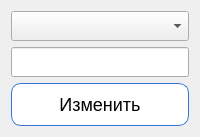
             <widget class="QWidget" name="Upd">
              <attribute name="title">
               <string>Изменить</string>
              </attribute>
              <layout class="QVBoxLayout" name="verticalLayout_15">
               <item>
                <widget class="QComboBox" name="choose_obj2">
                 <property name="minimumSize">
                  <size>
                   <width>0</width>
                   <height>30</height>
                  </size>
                 </property>
                 <property name="font">
                  <font>
                   <pointsize>10</pointsize>
                  </font>
                 </property>
                </widget>
               </item>
               <item>
                <widget class="QLineEdit" name="upd_line">
                 <property name="minimumSize">
                  <size>
                   <width>0</width>
                   <height>30</height>
                  </size>
                 </property>
                 <property name="font">
                  <font>
                   <pointsize>10</pointsize>
                  </font>
                 </property>
                </widget>
               </item>
               <item>
                <widget class="QPushButton" name="upd_but">
                 <property name="minimumSize">
                  <size>
                   <width>0</width>
                   <height>40</height>
                  </size>
                 </property>
                 <property name="maximumSize">
                  <size>
                   <width>16777215</width>
                   <height>16777215</height>
                  </size>
                 </property>
                 <property name="font">
                  <font>
                   <pointsize>-1</pointsize>
                   <weight>50</weight>
                   <bold>false</bold>
                  </font>
                 </property>
                 <property name="styleSheet">
                  <string notr="true">QPushButton {
    padding:10px;
    color: #fffff;
    font-size: 18px;
    border-radius: 10px;
    border: 1px solid #3873d9;
    background-color: white; }

QPushButton:hover{
	background-color: rgb(171, 211, 247);
	effect = QtWidgets.QGraphicsDropShadowEffect(QPushButton)
	effect.setOffset(0, 0)
	effect.setBlurRadius(20)
	effect.setColor(QColor(57, 219, 255))
	QPushButton.setGraphicsEffect(effect)
}</string>
                 </property>
                 <property name="text">
                  <string>Изменить</string>
                 </property>
                </widget>
               </item>
              </layout>
             </widget>
